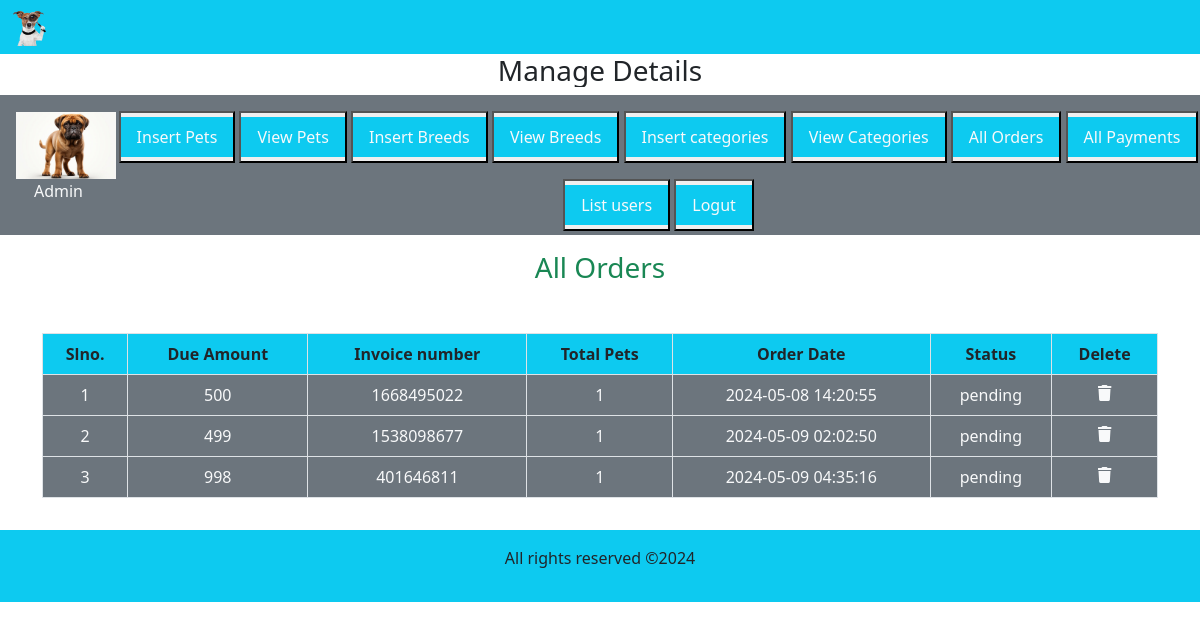
The page /admin_area/index.php?list_orders on the database as committed earlier.
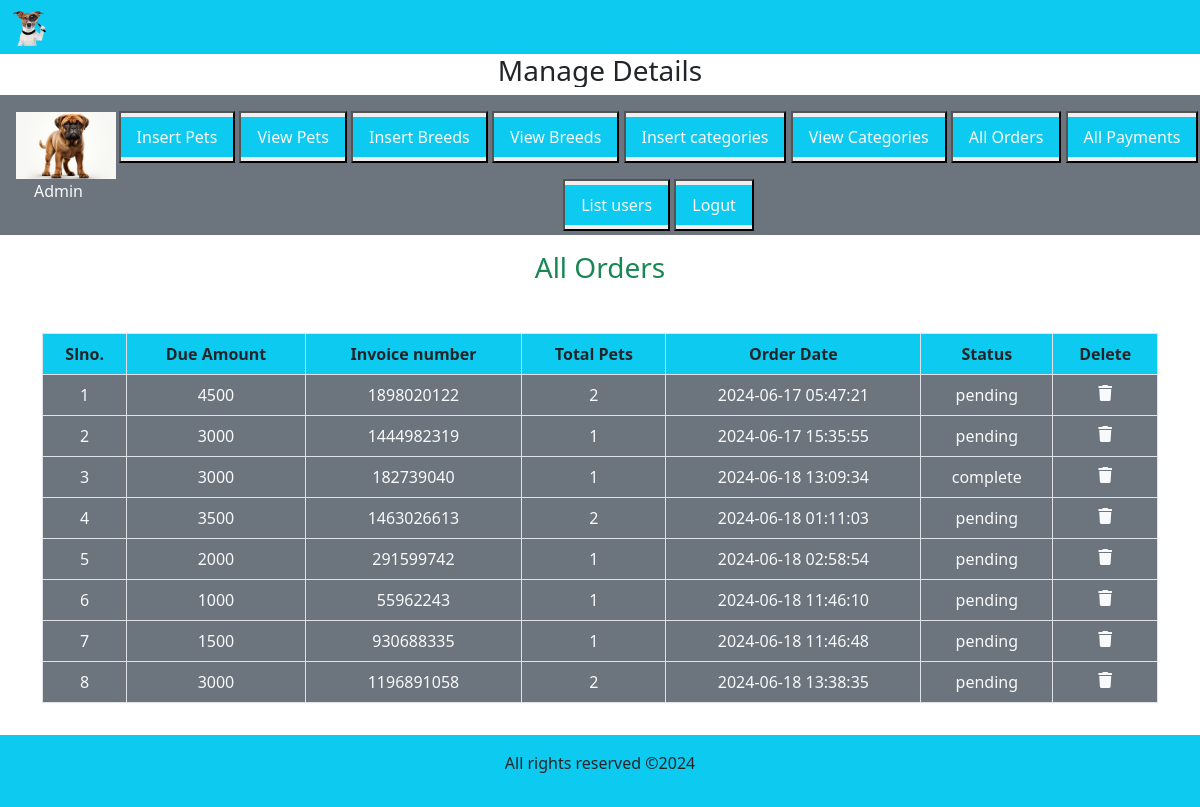
The same page on the database as committed later.
### tables this page shows
CREATE TABLE `user_orders` (
  `order_id` int(11) NOT NULL,
  `user_id` int(11) NOT NULL,
  `amount_due` int(255) NOT NULL,
  `invoice_number` int(255) NOT NULL,
  `total_pets` int(255) NOT NULL,
  `order_date` timestamp NOT NULL DEFAULT current_timestamp() ON UPDATE current_timestamp(),
  `order_status` varchar(255) NOT NULL
);

### admin_area/list_orders.php (the view, shortened to what this page needs)
<h3 class="text-center text-success">All Orders</h3>
<table class="table table-bordered mt-5">
    <thead class="bg-info">
<?php
$get_orders="select * from `user_orders`";
$result=mysqli_query($con,$get_orders);
$row_count=mysqli_num_rows($result);
echo"    <tr class=text-center>
            <th>Slno.</th>
            <th>Due Amount</th>
            <th>Invoice number</th>
            <th>Total Pets</th>
            <th>Order Date</th>
            <th>Status</th>
            <th>Delete</th>
            </tr>
            </thead>
            <tbody class='bg-secondary text-light'>";
if($row_count==0){
    echo "<h2 class='bg-danger text-center mt-5'>No Orders Yet</h2>";
}else{
    $number=0;
    while($row_data=mysqli_fetch_assoc($result)){
        $amount_due=$row_data['amount_due'];
        $invoive_number=$row_data['invoice_number'];
        $total_pets=$row_data['total_pets'];
        $order_date=$row_data['order_date'];
        $order_status=$row_data['order_status'];
        $number++;
        echo" <tr class=text-center>
            <td>$number</td>
            <td>$amount_due</td>
            <td>$invoive_number</td>
            <td>$total_pets</td>
            <td>$order_date</td>
            <td>$order_status</td>
            <td><a href='' class='text-light'> <i class='fa-solid fa-trash'></i></a></td>
        </tr>";
    }
}
?>
    </tbody>
</table>

Rows that differ between the two databases and show on the page:
changed user_orders (number 1 of 8 on the later page): amount_due "500" → "4500"; invoice_number "1668495022" → "1898020122"; total_pets "1" → "2"; order_date "2024-05-08 14:20:55" → "2024-06-17 05:47:21"
changed user_orders (number 2 of 8 on the later page): amount_due "499" → "3000"; invoice_number "1538098677" → "1444982319"; order_date "2024-05-09 02:02:50" → "2024-06-17 15:35:55"
changed user_orders: amount_due "998" → "3000"; invoice_number "401646811" → "182739040"; order_date "2024-05-09 04:35:16" → "2024-06-18 13:09:34"; order_status "pending" → "complete"
added user_orders: amount_due "3500", invoice_number "1463026613", total_pets "2", order_date "2024-06-18 01:11:03", order_status "pending"
added user_orders: amount_due "2000", invoice_number "291599742", total_pets "1", order_date "2024-06-18 02:58:54", order_status "pending"
added user_orders: amount_due "1000", invoice_number "55962243", total_pets "1", order_date "2024-06-18 11:46:10", order_status "pending"
added user_orders: amount_due "1500", invoice_number "930688335", total_pets "1", order_date "2024-06-18 11:46:48", order_status "pending"
added user_orders: amount_due "3000", invoice_number "1196891058", total_pets "2", order_date "2024-06-18 13:38:35", order_status "pending"
